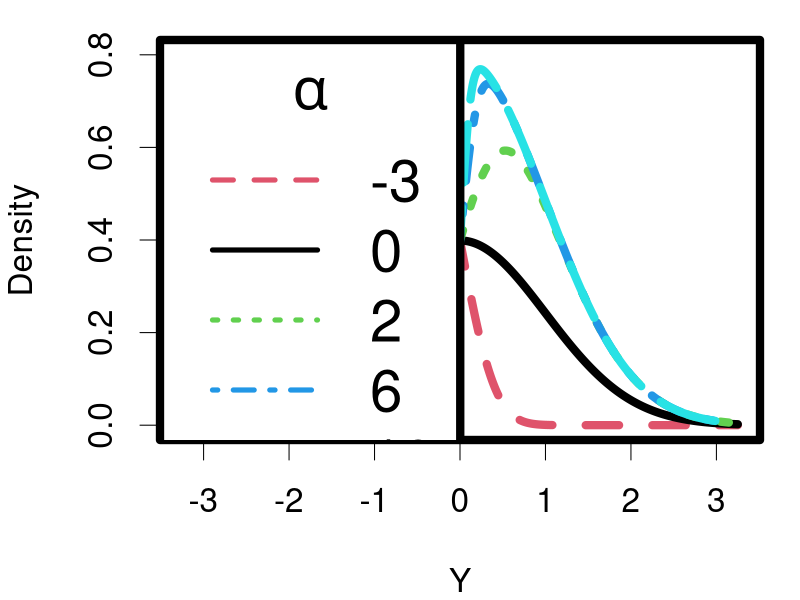

Recreate this plot in R.


library(sn)



x <- seq(-3.25, 3.25, length.out = 1000)
xi <- 0
omega <- 1
alpha <- c(-3,0, 2,6,10)
dx <- lapply(1:length(alpha), function(ii) dsn(x, xi, omega, alpha[ii], tau=0, dp=NULL, log=FALSE))


par.index <- c(2,1,3,4,5)
par(mar = c(4,4,1,1), lwd = 8, cex = 2)
plot(x, dx[[1]], "n", xlab = "Y", ylab = "Density", ylim = c(0,.8))
temp <- sapply(1:length(alpha), function(ii) lines(x, dx[[ii]], col = par.index[ii], lty = par.index[ii]))
legend("topleft", legend = alpha, col = par.index, lty = par.index, lwd = 5, title = expression(alpha), cex = 1.75)


fbeta <- function(a){sqrt(2/pi)*a/sqrt(1+a^2)}
fgamma <- function(b){0.5*(4 - pi)*b^2*(1-b^2)^(-3/2)}
beta <- fbeta(alpha)
gamma <- fgamma(beta)
mu <- xi + omega*beta
sig2 <- omega^2*(1-beta^2)

round(cbind(alpha, mu, sig2, gamma),3)
